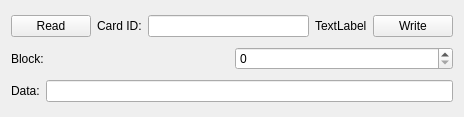
<?xml version="1.0" encoding="UTF-8"?>
<ui version="4.0">
 <class>Widget</class>
 <widget class="QWidget" name="Widget">
  <property name="geometry">
   <rect>
    <x>0</x>
    <y>0</y>
    <width>464</width>
    <height>117</height>
   </rect>
  </property>
  <property name="windowTitle">
   <string>Widget</string>
  </property>
  <layout class="QVBoxLayout" name="verticalLayout">
   <item>
    <layout class="QHBoxLayout" name="horizontalLayout_2">
     <item>
      <widget class="QPushButton" name="pushButton">
       <property name="text">
        <string>Read</string>
       </property>
      </widget>
     </item>
     <item>
      <widget class="QLabel" name="label">
       <property name="text">
        <string>Card ID:</string>
       </property>
      </widget>
     </item>
     <item>
      <widget class="QLineEdit" name="lineEdit"/>
     </item>
     <item>
      <widget class="QLabel" name="statusLabel">
       <property name="text">
        <string>TextLabel</string>
       </property>
      </widget>
     </item>
     <item>
      <widget class="QPushButton" name="pushButton_2">
       <property name="text">
        <string>Write</string>
       </property>
      </widget>
     </item>
    </layout>
   </item>
   <item>
    <layout class="QHBoxLayout" name="horizontalLayout_3">
     <item>
      <widget class="QLabel" name="label_3">
       <property name="text">
        <string>Block:</string>
       </property>
      </widget>
     </item>
     <item>
      <widget class="QSpinBox" name="spinBox"/>
     </item>
    </layout>
   </item>
   <item>
    <layout class="QHBoxLayout" name="horizontalLayout">
     <item>
      <widget class="QLabel" name="label_2">
       <property name="text">
        <string>Data:</string>
       </property>
      </widget>
     </item>
     <item>
      <widget class="QLineEdit" name="lineEdit_2"/>
     </item>
    </layout>
   </item>
  </layout>
 </widget>
 <layoutdefault spacing="6" margin="11"/>
 <resources/>
 <connections/>
</ui>
